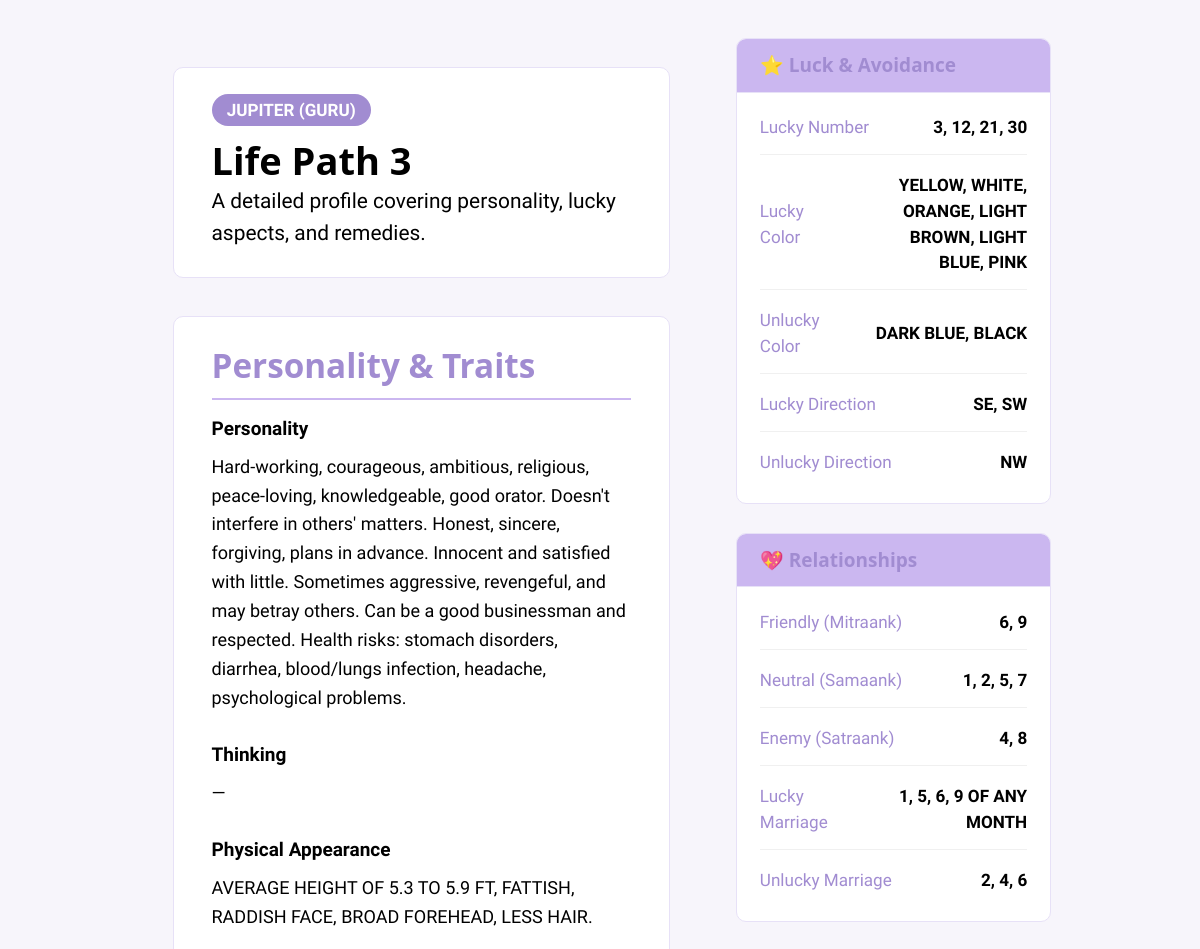
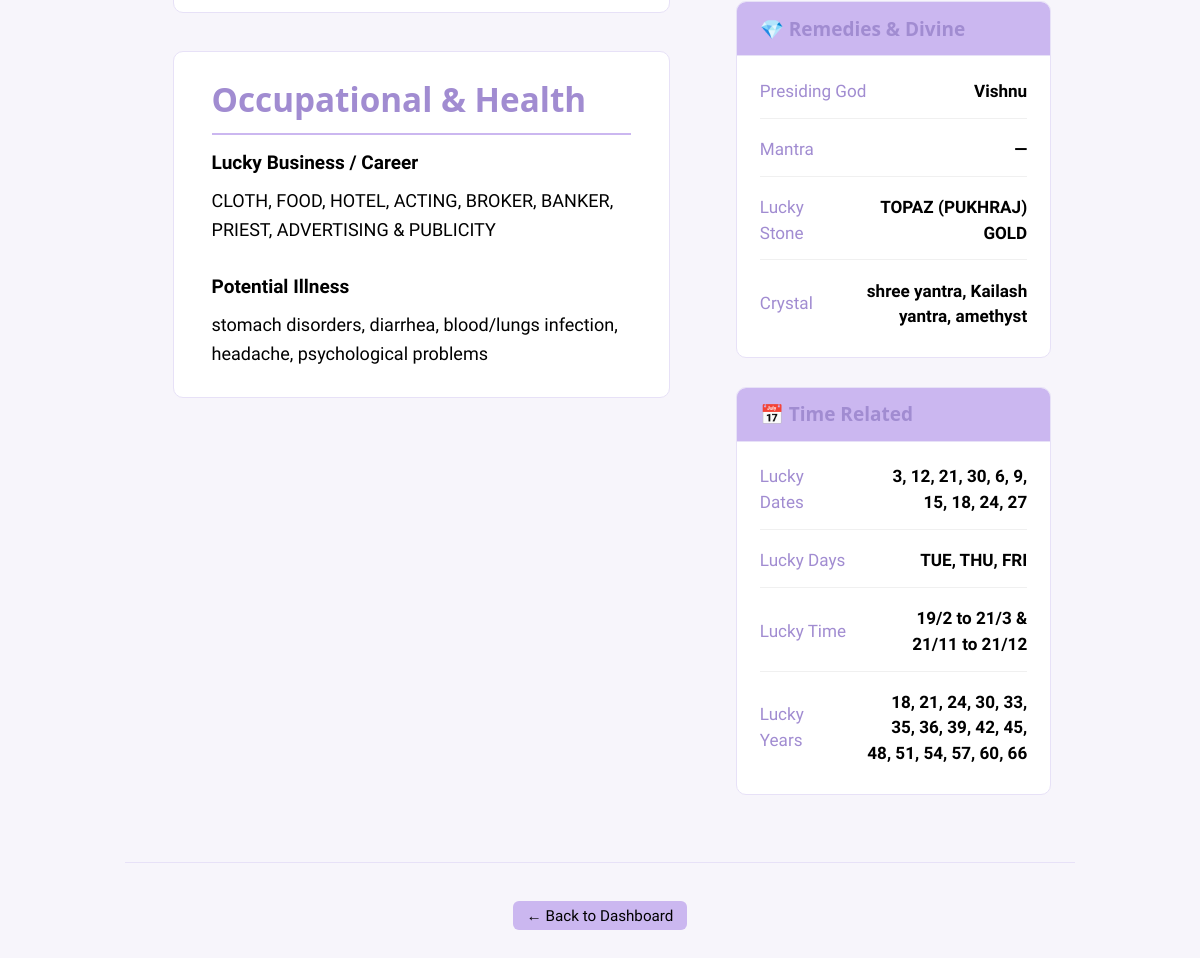
Page /numerology/details/life-path/3 (signed in) on the committed database (2 pictures, top to bottom).
### numerology_app/models.py (models this page shows)
class LifePath(db.Model):
    __tablename__ = "life_path"
    id = db.Column(db.Integer, primary_key=True)
    number = db.Column(db.String(5), nullable=False, unique=True)
    lucky_date = db.Column(db.String(50))
    lucky_years = db.Column(db.String(100))
    lucky_time = db.Column(db.String(50))
    lucky_days = db.Column(db.String(50))
    lucky_no = db.Column(db.String(10))
    lucky_color = db.Column(db.String(50))
    unlucky_color = db.Column(db.String(50))
    lucky_direction = db.Column(db.String(50))
    unlucky_direction = db.Column(db.String(50))
    lucky_business = db.Column(db.Text)
    lucky_marriage = db.Column(db.Text)
    unlucky_marriage = db.Column(db.Text)
    mitraank = db.Column(db.String(10))
    samaank = db.Column(db.String(10))
    satraank = db.Column(db.String(10))
    personality = db.Column(db.Text)
    height = db.Column(db.String(50))
    thinking = db.Column(db.Text)
    planet = db.Column(db.String(50))
    illness = db.Column(db.Text)
    crystal = db.Column(db.String(50))
    mantra = db.Column(db.String(100))
    stone = db.Column(db.String(50))
    god = db.Column(db.String(50))

### numerology_app/routes/numerology_details.py (the view)
@numerology_details_bp.route("/life-path/<int:number>")
def life_path_detail(number):
    data = LifePath.query.filter_by(number=str(number)).first()
    return render_template("numerology/details/life_path.html", number=number, data=data)

### numerology_app/routes/numerology_details.py (called while the page is built)
@numerology_details_bp.before_request
def require_login():
    if "user" not in session:
        flash("You must be logged in to view this page.", "error")
        return redirect(url_for("auth.login"))

### numerology_app/templates/numerology/details/life_path.html (shortened to what this page needs)
{% extends "base.html" %}
{% block content %}
<div class="profile-container">
  <main class="profile-main">
    <div class="profile-header">
      <span class="planet-badge">{{ data.planet or "Unknown Planet" }}</span>
      <h1>Life Path {{ number }}</h1>
      <p>A detailed profile covering personality, lucky aspects, and remedies.</p>
    </div>
    <section class="profile-section">
      <h2>Personality & Traits</h2>
      <div class="description-block">
        <strong>Personality</strong>
        <p>{{ data.personality or "—" }}</p>
      </div>
      <div class="description-block">
        <strong>Thinking</strong>
        <p>{{ data.thinking or "—" }}</p>
      </div>
       <div class="description-block">
        <strong>Physical Appearance</strong>
        <p>{{ data.height or "—" }}</p>
      </div>
    </section>
    <section class="profile-section">
      <h2>Occupational & Health</h2>
      <div class="description-block">
        <strong>Lucky Business / Career</strong>
        <p>{{ data.lucky_business or "—" }}</p>
      </div>
      <div class="description-block">
        <strong>Potential Illness</strong>
        <p>{{ data.illness or "—" }}</p>
      </div>
    </section>
  </main>
  <aside class="profile-sidebar">
    <div class="sidebar-card">
      <h3>⭐ Luck & Avoidance</h3>
      <ul class="detail-list">
        <li><strong>Lucky Number</strong><span>{{ data.lucky_no or "—" }}</span></li>
        <li><strong>Lucky Color</strong><span>{{ data.lucky_color or "—" }}</span></li>
        <li><strong>Unlucky Color</strong><span>{{ data.unlucky_color or "—" }}</span></li>
        <li><strong>Lucky Direction</strong><span>{{ data.lucky_direction or "—" }}</span></li>
        <li><strong>Unlucky Direction</strong><span>{{ data.unlucky_direction or "—" }}</span></li>
      </ul>
    </div>
    <div class="sidebar-card">
      <h3>💖 Relationships</h3>
      <ul class="detail-list">
        <li><strong>Friendly (Mitraank)</strong><span>{{ data.mitraank or "—" }}</span></li>
        <li><strong>Neutral (Samaank)</strong><span>{{ data.samaank or "—" }}</span></li>
        <li><strong>Enemy (Satraank)</strong><span>{{ data.satraank or "—" }}</span></li>
        <li><strong>Lucky Marriage</strong><span>{{ data.lucky_marriage or "—" }}</span></li>
        <li><strong>Unlucky Marriage</strong><span>{{ data.unlucky_marriage or "—" }}</span></li>
      </ul>
    </div>
    <div class="sidebar-card">
      <h3>💎 Remedies & Divine</h3>
      <ul class="detail-list">
        <li><strong>Presiding God</strong><span>{{ data.god or "—" }}</span></li>
        <li><strong>Mantra</strong><span>{{ data.mantra or "—" }}</span></li>
        <li><strong>Lucky Stone</strong><span>{{ data.stone or "—" }}</span></li>
        <li><strong>Crystal</strong><span>{{ data.crystal or "—" }}</span></li>
      </ul>
    </div>
    <div class="sidebar-card">
      <h3>📅 Time Related</h3>
      <ul class="detail-list">
        <li><strong>Lucky Dates</strong><span>{{ data.lucky_date or "—" }}</span></li>
        <li><strong>Lucky Days</strong><span>{{ data.lucky_days or "—" }}</span></li>
        <li><strong>Lucky Time</strong><span>{{ data.lucky_time or "—" }}</span></li>
        <li><strong>Lucky Years</strong><span>{{ data.lucky_years or "—" }}</span></li>
      </ul>
    </div>
  </aside>
</div>
<footer class="detail-footer">
  <a href="{{ url_for('numerology.numerology_home') }}" class="secondary compact-button">← Back to Dashboard</a>
</footer>
{% endblock %}

### numerology_app/static/css/custom.css (style rules this page uses)
:root { color-scheme: light !important; --pico-background-color: #ffffff !important; --pico-color: #a18cd1 !important; --color-bg: #F7F5FB; --color-surface: #FFFFFF; --color-accent: #A18CD1; --color-accent-light: #CBB7F0; --color-border: #E7E1F7; --color-hover: #917BC5; --color-text: #000000; --radius: 10px; --shadow: 0 2px 8px rgba(0, 0, 0, 0.06); --pico-form-element-background-color: var(--color-surface); --pico-form-element-border-color: var(--color-border); --pico-form-element-color: #333333; }
html, body { height: 100%; background-color: var(--color-bg); font-family: 'Funnel Sans', sans-serif; color: var(--color-text); margin: 0; padding: 0; }
main { width: 100%; padding: 1.5rem; box-sizing: border-box; }
h1, h2, h3, h4 { color: var(--color-accent); font-weight: 600; margin-top: 0; margin-bottom: 0.75rem; }
a { color: var(--color-accent); text-decoration: none; }
button, .compact-button, .secondary { border: none; border-radius: 6px; padding: 0.45rem 0.9rem; font-family: inherit; font-weight: 500; cursor: pointer; transition: all 0.2s ease-in-out; white-space: nowrap; }
.compact-button { background-color: var(--color-accent); color: white; }
.secondary { font-size: 0.8rem; padding: 0.3rem 0.7rem; background-color: var(--color-accent-light); color: var(--color-text); }

### numerology_app/templates/numerology/details/life_path.html (style rules this page uses)
.profile-container { display: flex; flex-wrap: wrap; gap: 2rem; padding: 1rem; max-width: 1400px; margin: 0 auto; align-items: flex-start; }
.profile-main { flex: 2; min-width: 400px; }
.profile-header { background: var(--color-surface); border: 1px solid var(--color-border); border-radius: var(--radius); padding: 1.5rem 2rem; box-shadow: var(--shadow-sm); margin-bottom: 2rem; }
.planet-badge { background-color: var(--color-accent); color: white; padding: 0.3rem 0.8rem; border-radius: 99px; font-size: 0.9rem; font-weight: 600; }
.profile-header h1 { margin-top: 0.75rem; margin-bottom: 0.25rem; color: var(--color-text); }
.profile-header p { color: var(--color-text-secondary); font-size: 1.1rem; margin: 0; }
.profile-section { background: var(--color-surface); border: 1px solid var(--color-border); border-radius: var(--radius); padding: 1.5rem 2rem; box-shadow: var(--shadow-sm); margin-bottom: 2rem; }
.profile-section h2 { margin-top: 0; padding-bottom: 0.75rem; border-bottom: 2px solid var(--color-accent-light); color: var(--color-accent); }
.description-block { margin-bottom: 1.5rem; }
.description-block:last-child { margin-bottom: 0; }
.description-block strong { display: block; margin-bottom: 0.5rem; font-size: 1rem; color: var(--color-text); font-weight: 600; }
.description-block p { margin: 0; font-size: 0.95rem; color: var(--color-text-secondary); line-height: 1.6; white-space: pre-wrap; }
.profile-sidebar { flex: 1; min-width: 320px; position: sticky; top: 1rem; max-height: 95vh; overflow-y: auto; padding-right: 5px; }
.sidebar-card { background: var(--color-surface); border: 1px solid var(--color-border); box-shadow: var(--shadow-sm); border-radius: var(--radius); margin-bottom: 1.5rem; overflow: hidden; }
.sidebar-card h3 { margin: 0; padding: 0.8rem 1.2rem; font-size: 1rem; color: var(--color-accent); background: var(--color-accent-light); border-bottom: 1px solid var(--color-border); }
.detail-list { list-style: none; padding: 0.5rem 1.2rem; margin: 0; }
.detail-list li { display: flex; justify-content: space-between; align-items: center; padding: 0.7rem 0; border-bottom: 1px solid #f0f0f0; font-size: 0.9rem; }
.detail-list li:last-child { border-bottom: none; }
.detail-list li strong { color: var(--color-text-secondary); font-weight: 500; margin-right: 1rem; }
.detail-list li span { text-align: right; color: var(--color-text); font-weight: 600; word-break: break-word; flex-shrink: 0; max-width: 60%; }
.detail-footer { width: 100%; text-align: center; margin-top: 1rem; padding-top: 2rem; border-top: 1px solid var(--color-border); }
.compact-button { margin: 0 0.5rem; }

### rows in the picture
LifePath: planet "JUPITER (GURU)", personality "Hard-working, courageous, ambitious, religious, peace-loving, knowledgeable, good orator. Doesn't interfere in others' matters. Honest, sincere, forgiving, plans in advance. Innocent and satisfied with little. Sometimes aggressive, revengeful, and may betray others. Can be a good businessman and respected. Health risks: stomach disorders, diarrhea, blood/lungs infection, headache, psychological problems.", thinking "—", height "AVERAGE HEIGHT OF 5.3 TO 5.9 FT, FATTISH, RADDISH FACE, BROAD FOREHEAD, LESS HAIR.", lucky_business "CLOTH, FOOD, HOTEL, ACTING, BROKER, BANKER, PRIEST, ADVERTISING & PUBLICITY", illness "stomach disorders, diarrhea, blood/lungs infection, headache, psychological problems", lucky_no "3, 12, 21, 30", lucky_color "YELLOW, WHITE, ORANGE, LIGHT BROWN, LIGHT BLUE, PINK", unlucky_color "DARK BLUE, BLACK", lucky_direction "SE, SW", unlucky_direction "NW", mitraank "6, 9", samaank "1, 2, 5, 7", satraank "4, 8", lucky_marriage "1, 5, 6, 9 OF ANY MONTH", unlucky_marriage "2, 4, 6", god "Vishnu", mantra "—", stone "TOPAZ (PUKHRAJ) GOLD", crystal "shree yantra, Kailash yantra, amethyst", lucky_date "3, 12, 21, 30, 6, 9, 15, 18, 24, 27", lucky_days "TUE, THU, FRI", lucky_time "19/2 to 21/3 & 21/11 to 21/12", lucky_years "18, 21, 24, 30, 33, 35, 36, 39, 42, 45, 48, 51, 54, 57, 60, 66"

### other values in the picture
{{ number }} "3"
